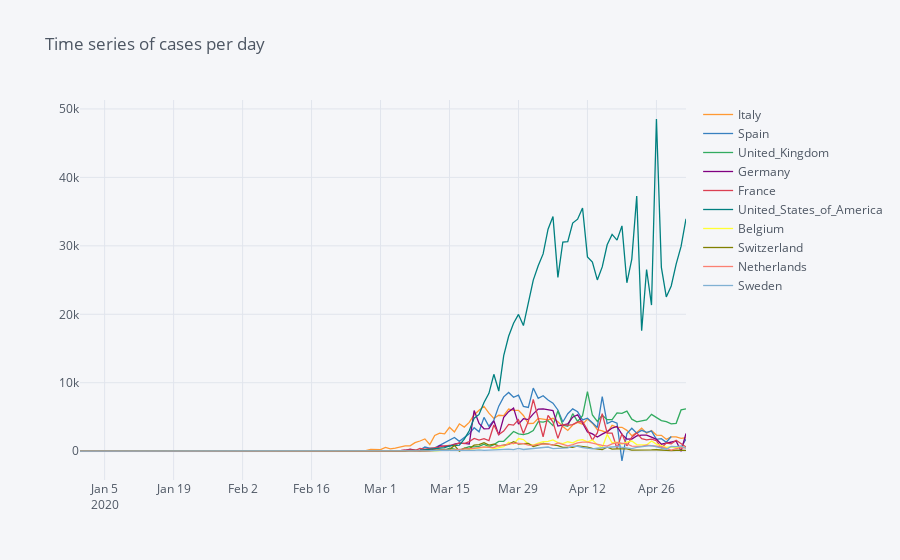

Source (notebook cell):
### Code cell
# time series per day
covid_cases.iplot(title = 'Time series of cases per day')
